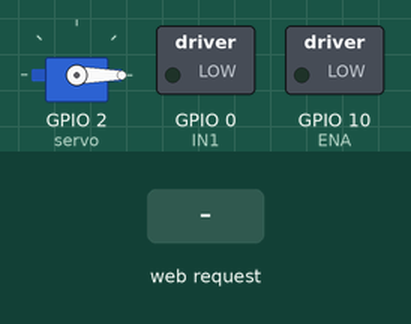
Simulated run of this sketch. Board: ESP8266 (NodeMCU). Shown: servo, switched loads named in the sketch (green lamp = pin HIGH). The test bench sets the inputs (shaded band). WiFi joins after 1.5 s; servers stay silent unless stated; uploads are accepted with an empty reply; the local clock reads 2024-03-15 10:24:30 at power-on unless the sketch sets it; what the sketch prints to the serial monitor is not drawn.

Above: at 2.9 s.
3.0 s: HTTP request GET /login?uname=1&pass=1&servo=1 received
At 4.4 s:
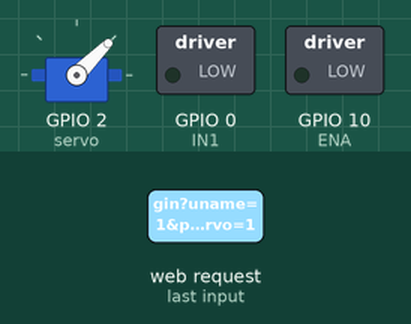
4.8 s: HTTP request GET /login?uname=1&pass=1&servo=1 received
At 5.6 s:
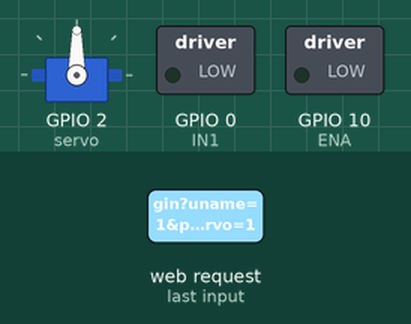
Timing chart, 0 to 7.8 s (numbered marks = the images above; inputs shaded):
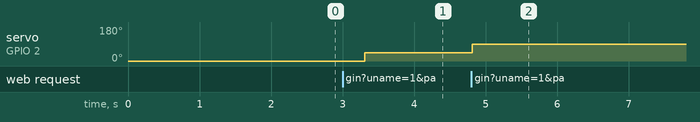

The sketch:

Wateringsystem-with-rtc-0.8.ino
```cpp
/*
Authur: Sam Jabbar
Date: 8/8/2019

Pin  function DS3231 pin
1  GND          PINS 5,6,7,8
2  N/C
3  SCL          16
4  SDA          15
5  VCC          2
*/

#include <Servo.h>
#include <ESP8266WiFi.h>;
#include <ESP8266HTTPClient.h>;
#include <ESP8266WebServer.h>
#include "RTClib.h"

RTC_DS3231 rtc;
// Set to false to display time in 12 hour format, or true to use 24 hour:
#define TIME_24_HOUR      false

String cDay = "";
String oldYear = "";
String oldMonth = "";
String oldDay = "";
String oldHour = "";
String oldMinute = "";
String Hours = "06";
String Minutes = "30";
String Direction = "vi";
String Delayv = "0";
String Delayh = "0";
String newHour = "06";
String newMinute = "30";

String History[32];

static String rtcYear;
static String rtcMonth;
static String rtcDay;
static String rtcHour;
static String rtcMinute;
static String rtcSecund;

const char* ssid = "ComHemF17542";
const char* password = "ytkwsqqu";

Servo servo;
ESP8266WebServer server(80); // Create a webserver object listens HTTP request on port 80

int count = 6; // repeat every 6 hours
int ENA = 10;
int IN1 = 0;
int timeflag = 0;


void setup() {
 // Servorun(true);
  // pump
  pinMode(ENA, OUTPUT);
  pinMode(IN1, OUTPUT);

  // servo
  servo.attach(2); //D4
  servo.write(0);
 // delay(100);


  #ifndef ESP8266
  while (!Serial); // for Leonardo/Micro/Zero
  #endif

  Serial.begin(115200);

  if (! rtc.begin())
  {
    Serial.println("Couldn't find RTC");
    while (1);
  }

  if (rtc.lostPower())
  {
    //Serial.println("RTC lost power, lets set the time!");
    rtc.adjust(DateTime(F(__DATE__), F(__TIME__)));
    // This line sets the RTC with an explicit date & time, for example to set
    //rtc.adjust(DateTime(2019, 8, 26, 9, 37, 0));
  }

  WiFi.begin(ssid, password);
  // set all the motor control pins to outputs
  while (WiFi.status() != WL_CONNECTED)
    {
      delay(500);
      Serial.println("Connecting..");
    }
    Serial.print("IP address: ");
    Serial.println(WiFi.localIP());  //Print the local IP

    server.on("/", HTTP_GET, handleRoot);        // Call 'handleRoot' function
    server.on("/login", HTTP_POST, handleLogin); // Call 'handleLogin' function when a POST request made to "/login"
    server.onNotFound(handleNotFound);           // call function "handleNotFound" when unknown URI requested

    server.begin(); // start the server

    HTTPClient http;  //Declare an object of class HTTPClient
    http.begin("http://worldclockapi.com/api/jsonp/cet/now?callback=mycallback");  //Specify request destination
    int httpCode = http.GET();  //Send the request
    if (httpCode > 0) //Check the returning code
    {
      String payload = http.getString();   //Get the request response payload
      for(int i = 41; i< 60; i++)
      {
        if(i > 40 && i < 45)
          {
            oldYear = oldYear + payload[i];
          }
        if(i > 45 && i < 48 )
          {
            oldMonth  = oldMonth + payload[i];
          }
        if(i > 48 && i < 51 )
          {
            oldDay  = oldDay + payload[i];
          }
        if(i > 51 && i < 54)
          {
            oldHour = oldHour + payload[i];
          }
        if (i> 54 && i < 57)
          {
            oldMinute = oldMinute + payload[i];
          }
       }
    }
    http.end();   //Close connection
}
void loop()
{
  DateTime now = rtc.now(); // rtc DS3231 timenow
  rtcYear = String(now.year());
  rtcMonth = String(now.month());
  rtcDay = String(now.day());
  rtcHour = String(now.hour());
  rtcMinute = String(now.minute());

  server.handleClient();                     // Listen for HTTP requests
  handleserver();
  String currentYear = "";
  String currentMonth = "";
  String currentDay = "";
  String currentHour = "";
  String currentMinute = "";

  if (WiFi.status() == WL_CONNECTED)
  { //Check WiFi connection status
    static String payload;
    HTTPClient http;  //Declare an object of class HTTPClient
    http.begin("http://worldclockapi.com/api/jsonp/cet/now?callback=mycallback");//"http://worldclockapi.com/api/jsonp/cet/now?callback=mycallback");  //Specify request destination
    int httpCode = http.GET();  //Send the request
    if (httpCode > 0) //Check the returning code
    {
      payload = http.getString();   //Get the request response payload
      for(int i = 41; i< 60; i++)
      {
        if(i > 40 && i < 45)
          {
            currentYear = currentYear + payload[i];
          }
        if(i > 45 && i < 48 )
          {
            currentMonth  = currentMonth + payload[i];
          }
        if(i > 48 && i < 51 )
          {
            currentDay  = currentDay + payload[i];
          }
        if(i > 51 && i < 54)
          {
            currentHour = currentHour + payload[i];
          }
        if (i> 54 && i < 57)
          {
            currentMinute = currentMinute + payload[i];
          }
       }
    }
    http.end();   //Close connection
    if(payload.length()< 270)
    {
      currentYear = rtcYear;
      currentMonth = rtcMonth;
      currentDay = rtcDay;
      currentHour = rtcHour;
      currentMinute = rtcMinute;
    }
    if(currentYear != oldYear)
    {
    oldYear = currentYear;
    }
    if(currentMonth != oldMonth)
    {
    oldMonth = currentMonth;
    }
    if(currentDay != oldDay)
    {
    oldDay = currentDay;
    cDay = currentDay;
    }
    if(currentHour != oldHour)
    {
    oldHour = currentHour;
    }
    if(currentMinute != oldMinute)
    {
    oldMinute = currentMinute;
    }

  }
  if(newHour == currentHour && newMinute == currentMinute && timeflag == 0)
  {
    //MovingOn(0);
    //WateringOn(Delayh);
    //MovingOn(80);
    WateringOn(Delayv);
    NextTime();
    timeflag = 1;
    ShowHistory();
    delay(600);    //Send a request every 30 seconds
  }
  else if(newHour != currentHour || newMinute != currentMinute && timeflag == 1)
  {
    timeflag = 0;
  }
  servo.detach();
}
void handleRoot()
{
  server.send(200, "text/html",
"<!DOCTYPE html>"
"<html lang='en'>"
"<head>"
"<title>Cool-Plants automated system</title>"
"<meta charset='utf-8'>"
"<meta name='viewport' content='width=device-width, initial-scale=1'>"
"<style> *{'box-sizing: border-box;'}"
/* Responsive layout - makes the two columns/boxes stack on top of each other instead of next to each other, on small screens */
"* {"
  "margin: 0;"
  "padding: 0;"
  "box-sizing: border-box;"
"}"

".page {"
    "display: flex;"
    "flex-wrap: wrap;"
    "}"

    ".section {"
    "width: 100%;"
    "height: 100px;"
    "display: flex;"
    "justify-content: center;"
    "align-items: center;"
    "}"

   ".menu {"
    "background-color: #C8C6FA;"
    "height: 100px;"
    "}"

    ".header {"
    //"background-color: #B2D6FF;"
    "justify-content: center;"
    "height: 450px;"
    "width: 100%;"
    "position:relative;"
    "top: 50px;"
    "}"

    ".feature-2 {"
    "justify-content: right;"
    "background-color: #C8C6FA;"
    "height: 40px;"
    "position:relative;"
    "top: 200px;"
    "}"
/* Mobile Styles */
"@media only screen and (max-width: 400px) {"
  "body {"
    "background-color: #F09A9D;" /* Red */
  "}"
"}"

/* Tablet Styles */
"@media only screen and (min-width: 401px) and (max-width: 960px) {"
  "body {"
    "background-color: #F5CF8E;" /* Yellow */
    "}"
"}"

/* Desktop Styles */
"@media only screen and (min-width: 961px) {"
  "body {"
    "background-color: #B2D6FF;" /* Blue */
  "}"
"}"
"body {"
  "margin: auto;"
"}"
".sea {"
  "background-color: #0077cc;"
  "position: fixed;"
  "top: 100%;"
  "width: 100%;"
  "height: 10%;"
  /*animation: sea 10s ease-in-out;
  animation-direction: alternate;
  animation-iteration-count: infinite*/
"}"

"svg {"
  "position: absolute;"
  "width: 100%;"
  "height:41%;"
  "bottom:99%;"
  "left: 0%;"
"}"

".water-fill {"
  "-webkit-animation: wave 0.9s infinite linear, fill-up 10s infinite ease-in-out alternate;"
   "animation: wave 0.9s infinite linear, fill-up 10s infinite ease-in-out alternate;"
"}"

"@keyframes wave {"
  "0% {"
    "x: -750px;"
  "}"
  "100% {"
    "x: 0;"
  "}"
"}"
"@-webkit-keyframes wave {"
  "0% {"
    "x: -750px;"
  "}"
  "100% {"
    "x: 0;"
  "}"
"}"
"@keyframes fill-up {"
  "0% {"
    "height: 0;"
    "y: 100%;"
  "}"
  "100% {"
    "height: 100%;"
    "y: 0%;"
  "}"
"}"
"@-webkit-keyframes fill-up {"
  "0% {"
    "height: 0;"
    "y: 100%;"
  "}"
  "100% {"
    "height: 100%;"
    "y: 0%;"
  "}"
"}"
"</style>"
"<link rel='stylesheet' href='styles.css'/>"
"</head>"
"<body>"
"<div class='page'>"
  "<div class='section menu'><h1>Welcome to Cool-Plants</h1></div>"
  "<div class='section header'>"
  "<head>"
"<meta name='viewport' content='width=device-width, initial-scale=1'>"
"<link rel='stylesheet' href=\"https://cdnjs.cloudflare.com/ajax/libs/font-awesome/4.7.0/css/font-awesome.min.css\">"
"<style>"
"body {"
  "font-family: Arial, Helvetica, sans-serif;"
"}"

"* {"
  "box-sizing: border-box;"
"}"

/* style the container */
".container {"
  "position: relative;"
  "border-radius: 5px;"
  "background-color: #f2f2f2;"
  "padding: 20px 0 30px 0;"
"}"

/* style inputs and link buttons */
"input,"
".btn {"
  "width: 100%;"
  "padding: 12px;"
  "border: none;"
  "border-radius: 4px;"
  "margin: 5px 0;"
  "opacity: 0.85;"
  "display: inline-block;"
  "font-size: 17px;"
  "line-height: 20px;"
  "text-decoration: none;" /* remove underline from anchors */
"}"

"input:hover,"
".btn:hover {"
  "opacity: 1;"
"}"

/* style the submit button */
"input[type=submit] {"
  "background-color: #4CAF50;"
  "color: white;"
  "cursor: pointer;"
"}"

"input[type=submit]:hover {"
  "background-color: #45a049;"
"}"

/* Two-column layout */
".col {"
  "float: left;"
  "width: 50%;"
  "margin: auto;"
  "padding: 0 50px;"
  "margin-top: 6px;"
"}"

/* Clear floats after the columns */
".row:after {"
  "content: "";"
  "display: table;"
  "clear: both;"
"}"

/* vertical line */
".vl {"
  "position: absolute;"
  "left: 50%;"
  "transform: translate(-50%);"
  "border: 2px solid #ddd;"
  "height: 175px;"
"}"

/* text inside the vertical line */
".vl-innertext {"
  "position: absolute;"
  "top: 50%;"
  "transform: translate(-50%, -50%);"
  "background-color: #f1f1f1;"
  "border: 1px solid #ccc;"
  "border-radius: 50%;"
  "padding: 8px 10px;"
"}"

/* hide some text on medium and large screens */
".hide-md-lg {"
  "display: none;"
"}"

/* bottom container */
".bottom-container {"
  "text-align: center;"
  "background-color: #666;"
  "border-radius: 0px 0px 4px 4px;"
"}"

/* Responsive layout - when the screen is less than 650px wide, make the two columns stack on top of each other instead of next to each other */
"@media screen and (max-width: 650px) {"
  ".col {"
    "width: 100%;"
    "margin-top: 0;"
  "}"
  /* hide the vertical line */
  ".vl {"
    "display: none;"
  "}"
  /* show the hidden text on small screens */
  ".hide-md-lg {"
    "display: block;"
    "text-align: center;"
  "}"
"}"
 "margin: 0;"
"}"
".sea {"
  "background-color: #0077cc;"
  "position: fixed;"
  "top: 100%;"
  "width: 100%;"
  "height: 10%;"
  /*animation: sea 10s ease-in-out;
  animation-direction: alternate;
  animation-iteration-count: infinite*/
"}"

"svg {"
  "position: absolute;"
  "width: 100%;"
  "height:41%;"
  "bottom:99%;"
  "left: 0%;"
"}"

".water-fill {"
  "-webkit-animation: wave 0.9s infinite linear, fill-up 10s infinite ease-in-out alternate;"
   "animation: wave 0.9s infinite linear, fill-up 10s infinite ease-in-out alternate;"
"}"
/* body {
  background: grey;
} */
".div {"
  "width: 200px;"
  "height: 150px;"
  "justify-content: center;"
  "margin: auto;"
  "background: linear-gradient(90deg, #3d3d3d 0%, #e0e0e0 50%, #3d3d3d 100%) center no-repeat;"
  "position: relative;"
"}"
" .scale {"
  "width: 33%;"
  "height: 85%;"
  "justify-content: center;"
  "border-top: 10px solid #818181;"
  "border-left: 10px solid #818181;"
  "border-bottom: 10px solid #ffffff;"
  "border-right: 10px solid #ffffff;"
  "position: absolute;"
  "bottom: 3%;"
  "left: 10%;"
  "background-color: RGB(209, 214, 217);"
"}"
".level {"
  "width: 100%;"
  "height: 10%;"
  "background: #3E70B2;"
  "position: absolute;"
  "bottom: 0;"
"}"
"</style>"
"</head>"
"<body>"
"<div class='container'>"
    "<div class='row'>"

      "<div class='col'>"
         "<nav>"
    "<ul>"
          "<form action=\"/Action\" method=\"POST\">"
            "<input type=\"text\" name=\"action\" placeholder=\"Action\">"
            "<input type=\"submit\" value=\"Send Command\">"
          "</form>"
    "</ul>"

     "<ul>"
          "<form action=\"/Move\" method=\"POST\">"
            "<ul style='text-align:left'><input type=\"radio\" name=\"servo\" value=\"1\">Clockwise</ul>"
            "<ul><input type=\"radio\" name=\"servo\" value=\"0\">Unclockwise </ul>"
            "<input type=\"submit\" value=\"Move Servo\">"
          "</form>"
    "</ul>"
    "<ul>"
      "<form action=\"/Counter\" method=\"POST\"><input type=\"text\" name=\"counter\" placeholder=\"Start every N hours \">"
        "<input type=\"text\" name=\"Delayv\" placeholder=\"VDir_Defualt = 1500 ms \"><input type=\"text\" name=\"Delayh\" placeholder=\"HDir_Defualt = 1500 ms \">"
        "<input type=\"submit\" value=\"Send Command\">"
      "</form>"

    "</ul>"
  "</nav>"
      "</div>"
      "</div>"
    "<div>"
     "<h2>"
      "Date: "+ oldYear +"-"+ oldMonth + "-" + oldDay + " Time: " + oldHour + ":" + oldMinute+ " <br>"
      "Date: "+ rtcYear +"-"+ rtcMonth + "-" + rtcDay + " Time: " + rtcHour + ":" + rtcMinute+ "<br>"
    "</h2>"
    "<br>"
    "<h2>"
      "Program will repeat every : "+ count+" Hours <br>"
      "Next Watering Time is: "+Hours+ ":"+Minutes+" <br>"
    "</h2>"
    "<br>"
    "<h2>"
      "Delayv is: "+Delayv+"<br>"
      "Delayh is: "+Delayh+"<br>"
    "</h2>"
    "<br>"
       "<div class='col'>"
       "<nav>"
       "<h2 style='text-align:center'>Water Level </h2> <br>"
         "<div class= 'div' style='text-align:center'>"
         "<div class='scale'>"
         "<div class='level'>"
         "</div>"
         "</div>"
         "</div>"
         "<nav>"
         "</div>"
    "</div>"
"</div>"
"</body>"
    "</div>"
  "</div>"

  "<div class='section feature-2'>"
  "<a>&#169 Sam Jabbar</a>"
  "</div>"
   "<div id='sea' class='sea'>"
  "<svg version='1.1' xmlns=\"http://www.w3.org/2000/svg\">"
    "<defs>"
      "<pattern id='water' width='.25' height='2' patternContentUnits='objectBoundingBox'>"
        "<path fill='#20293F' d=\"M0.25,1H0c0,0,0-0.659,0-0.916c0.083-0.303,0.158,0.334,0.25,0C0.25,0.327,0.25,1,0.25,0.5z\"/>"
      "</pattern>"
    "</defs>"
    "<rect id='waves' class='water-fill' fill='url(#water)' width='3000'/> "
  "</svg>"
"</div>"
"</div>"
"</body>"
"</html>"
);
}

void handleLogin()
{                         //Handle POST Request
  if( ! server.hasArg("uname") || ! server.hasArg("pass") || server.arg("uname") == NULL || server.arg("pass") == NULL) // Request without data
  {
    server.send(400, "text/plain", "400: Invalid Request");// Print Data on screen
    return;
  }
  if(server.arg("uname") == "sam_simsim"||server.arg("uname") == "Sam_simsim" && server.arg("pass") == "7754")
  { // If username and the password are correct
    handleserver();
  }
  else { // Username and password don't match
    server.send(401, "text/plain", "401: Invalid Credentials");
  }
}

void handleNotFound(){
  if (server.hasArg("servo") && server.arg("servo") == "1")
  {
     MovingOn(45);
  }
  else if (server.hasArg("servo") && server.arg("servo") == "0")
  {
     MovingOn(-50);
  }

  if(server.arg("action")== "x" || server.arg("action")== "X" )
    {
      WateringOn(Delayv);
    }
   if(!server.hasArg("AutomaticWatering")&& server.arg("hour") != "" && server.arg("minute")!= "")
    {
      Hours = server.arg("hour");
      Minutes = server.arg("minute");
    }
   if(!server.hasArg("Counter") && server.arg("counter")!= "")
    {
      count = server.arg("counter").toInt();
      newHour = oldHour;
      newMinute = oldMinute;
      NextTime();
    }
    if(!server.hasArg("Counter") && server.arg("Delayv")!= "")
    {
      Delayv = server.arg("Delayv");
    }
    if(!server.hasArg("Counter") && server.arg("Delayh")!= "")
    {
      Delayh = server.arg("Delayh");
    }
    handleserver();
   }

void handleserver()
{
  HTTPClient http;  //Declare an object of class HTTPClient
  int httpCode = http.GET();  //Send the request
  server.send(200, "text/html",
  "<!DOCTYPE html>"
"<html lang='en'>"
"<head>"
"<title>Watering System</title>"
"<meta charset='utf-8'>"
"<meta name='viewport' content='width=device-width, initial-scale=1'>"
"<style> *{'box-sizing: border-box;'}"
"body {'font-family: Arial, Helvetica, sans-serif;'}"
/* Style the header */
"header {"
  "background-color: #e3eaa7;"
  "padding: 30px;"
  "text-align: center;"
  "font-size: 40px;"
  "color: white;"
"}"

/* Create two columns/boxes that floats next to each other */
"nav {"
  "float: left;"
  "width: 20%;"
  "height: 410px;" /* only for demonstration, should be removed */
  "background:#b5e7a0;"
  "padding: 20px;"
"}"
/* Style the list inside the menu */
"nav ul {"
  "list-style-type: none;"
  "padding: 0;"
"}"
"article {"
  "float: right;"
  "padding: 10px;"
  "width: 98.6%;"
  "background-color: #d5e1d0;"
  "height: 70px;" /* only for demonstration, should be removed */
"}"
/* Clear floats after the columns */
"section:after {"
  "content: "";"
  "display: table;"
  "clear: both;"
"}"
/* Style the footer */
"footer {"
  "background-color: #86af90;"
  "padding: 10px;"
  //"text-align: center;"
  "height: 430px;"
  "color: white;"
"}"
/* Responsive layout - makes the two columns/boxes stack on top of each other instead of next to each other, on small screens */
"@media (max-width: 400px) {"
  "nav, article {"
    "width: 98.6%;"
    "height: 70px;"
  "}"
"}"
"</style>"
"</head>"
"<body>"
"<section>"
  "<nav>"
    "<ul>"
      "<li>"
          "<form action=\"/Action\" method=\"POST\">"
            "<input type=\"text\" name=\"action\" placeholder=\"Action\">"
            "<input type=\"submit\" value=\"Send Command\">"
          "</form>"
       "</li>"
    "</ul>"

     "<ul>"
      "<li>"
          "<form action=\"/Move\" method=\"POST\">"
            "<input type=\"radio\" name=\"servo\" value=\"1\">Clockwise<BR>"
            "<input type=\"radio\" name=\"servo\" value=\"0\">Unclockwise<BR>"
            "<input type=\"submit\" value=\"Move Servo\">"
          "</form>"
       "</li>"
    "</ul>"
    "<ul>"
      "<li><h2> <form action=\"/Counter\" method=\"POST\"><input type=\"text\" name=\"counter\" placeholder=\"Start every N hours \"><input type=\"text\" name=\"Delayv\" placeholder=\"VDir_Defualt = 1500 ms \"><input type=\"text\" name=\"Delayh\" placeholder=\"HDir_Defualt = 1500 ms \"><input type=\"submit\" value=\"Send Command\"></form></h2></li>"
    "</ul>"
    "<ul>"
      "<li>Date: "+ oldYear +"-"+ oldMonth + "-" + oldDay + " Time: " + oldHour + ":" + oldMinute+ "</li>"
      "<li>Date: "+ rtcYear +"-"+ rtcMonth + "-" + rtcDay + " Time: " + rtcHour + ":" + rtcMinute+ "</li>"
    "</ul>"
    "<ul>"
      "<li>Program will repeat every : "+ count+" Hours</li>"
      "<li>Next Watering Time is: "+Hours+ ":"+Minutes+"</li>"
    "</ul>"
    "<ul>"
      "<li>Delayv is: "+Delayv+"</li>"
      "<li>Delayh is: "+Delayh+"</li>"
    "</ul>"
  "</nav>"
  "</section>"
  "<article>"
    "<a>&#169 Sam Jabbar</a>"
  "</article>"
"<footer>"
"<style>"
"table {"
  "border-collapse: collapse;"
  "width: 100%;"
"}"
 "td {"
  "text-align: left;"
  "padding: 12px;"
"}"
"</style>"


"</footer>"
"</body>"
"</html>"
  "<title>Watering System</title>"
  );
}
void WateringOn(String Delay)
{
  digitalWrite(IN1, HIGH);
  digitalWrite(ENA, HIGH);
  delay(Delay.toInt());
  digitalWrite(IN1, LOW);
  digitalWrite(ENA, LOW);
  //delay(3000);
}
void MovingOn(int angle)
{
  servo.attach(2);
  servo.write(servo.read()+angle);                 //command to rotate the servo to the specified angle
  delay(500);
  servo.detach();
}
void NextTime()
{
  int tot = count + oldHour.toInt();
  if(tot <= 24)
  {
    newHour = (String)tot;
    if(newHour == "24"){ newHour = "00";}
    if(newHour != "24" && newHour.length() == 1){newHour = ('0'+newHour);}
    Hours = newHour;
    Minutes = newMinute;
  }
  else
  {
   newHour = (String)(tot - 24);
   if(newHour != "24" && newHour.length() == 1){newHour = ('0'+newHour);}
   Hours = newHour;
   Minutes = newMinute;

  }
}

void ShowHistory()
{
  if(oldDay.toInt() == 1)
  {
    for(int i = 2; i < 32; i++)
    {
      History[i] = " ";
    }
  }
  History[oldDay.toInt()] = History[oldDay.toInt()]+"\n"+oldYear+"/"+oldMonth+"/"+oldDay+"-"+oldHour +":"+ newMinute + "\n";
  handleserver();
}
```

Measured:
- after the input at 3.0 s, servo on GPIO 2 (servo): 0° → 45° after 0.31 s
- after the input at 4.8 s, servo on GPIO 2 (servo): 45° → 90° at once
